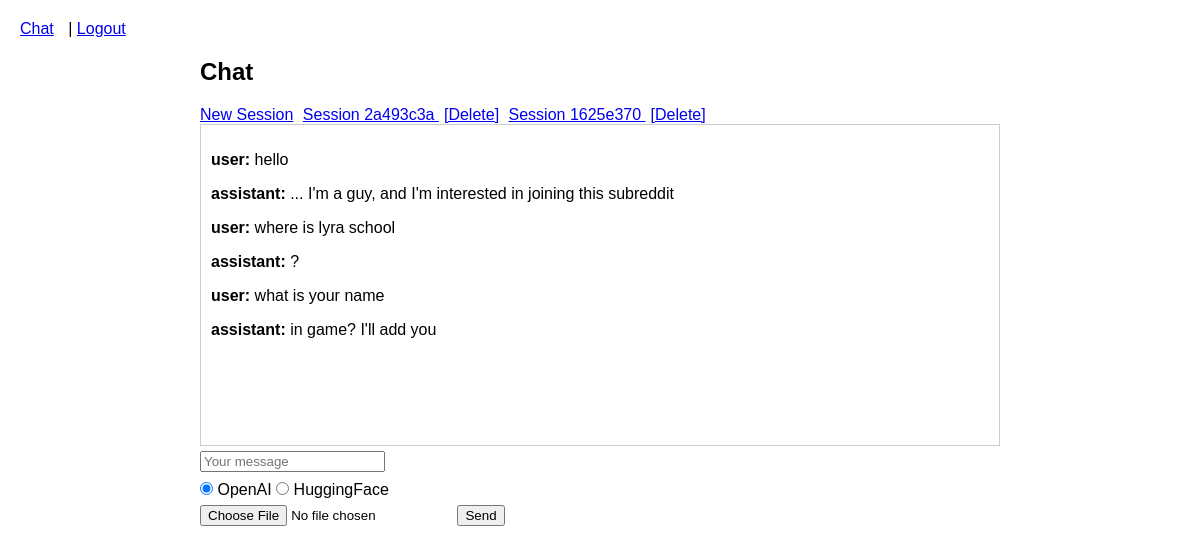
Page /chat?session_id=3&provider=openai (signed in) on the committed database.
### models.py (models this page shows)
class ChatSession(db.Model):
    id = db.Column(db.Integer, primary_key=True)
    user_id = db.Column(db.Integer, db.ForeignKey('user.id'), nullable=False)
    name = db.Column(db.String(200), nullable=True)
    messages = db.relationship('Message', backref='session', cascade='all, delete-orphan')

class Message(db.Model):
    id = db.Column(db.Integer, primary_key=True)
    session_id = db.Column(db.Integer, db.ForeignKey('chat_session.id'), nullable=False)
    role = db.Column(db.String(50), nullable=False)
    content = db.Column(db.Text, nullable=True)
    image_path = db.Column(db.String(200), nullable=True)

### chat.py (the view, shortened to what this page needs)
@chat_bp.route('/chat', methods=['GET','POST'])
@login_required
def chat():
    sessions = ChatSession.query.filter_by(user_id=current_user.id).all()
    session_id      = request.args.get('session_id')
    current_session = None
    messages        = []
    if session_id:
        current_session = ChatSession.query.filter_by(id=session_id, user_id=current_user.id).first()
        if current_session:
            messages = current_session.messages
    provider = request.args.get('provider', 'openai')
    return render_template('chat.html',
                           sessions=sessions,
                           current_session=current_session,
                           messages=messages,
                           provider=provider)

### app.py (called while the page is built)
def create_app():
    app = Flask(__name__)
    app.secret_key = 'super-secret-key'
    app.config['SQLALCHEMY_DATABASE_URI'] = 'sqlite:///chatbot.db'
    db.init_app(app)
    login_manager = LoginManager()
    login_manager.login_view = 'auth.login'
    login_manager.init_app(app)
    @app.route('/')
    def home():
        return redirect(url_for('auth.login'))
    from models import User
    @login_manager.user_loader
    def load_user(user_id):
        return User.query.get(int(user_id))
    app.register_blueprint(auth_bp)
    app.register_blueprint(chat_bp)
    for rule in app.url_map.iter_rules():
        print(rule.endpoint, rule)
    with app.app_context():
        db.create_all()
    return app

### templates/chat.html (shortened to what this page needs)
{% extends "base.html" %}
{% block content %}
<h2>Chat</h2>
<div class="sessions">
  <a href="{{ url_for('chat.new_session') }}">New Session</a>
  {% for ses in sessions %}
    <a href="{{ url_for('chat.chat', session_id=ses.id, provider=provider) }}">
      {{ ses.name }}
    </a>
    <a href="{{ url_for('chat.delete_session', session_id=ses.id) }}">[Delete]</a>
  {% endfor %}
</div>
{% if current_session %}
  <div class="messages">
    {% for msg in messages %}
      <p><strong>{{ msg.role }}:</strong> {{ msg.content }}</p>
    {% endfor %}
  </div>
  <form method="post" enctype="multipart/form-data">
    <input type="text" name="message" placeholder="Your message" required>
    <div class="provider-choice">
      <label>
        <input type="radio"
               name="provider"
               value="openai"
               {% if provider=='openai' %}checked{% endif %}>
        OpenAI
      </label>
      <label>
        <input type="radio"
               name="provider"
               value="hf"
               {% if provider=='hf' %}checked{% endif %}>
        HuggingFace
      </label>
    </div>
    <input type="file" name="image">
    <button type="submit">Send</button>
  </form>
{% endif %}
{% endblock %}

### static/style.css (style rules this page uses)
body { font-family: Arial, sans-serif; margin: 20px; }
.sessions a { margin-right: 5px; }
.messages { border: 1px solid #ccc; padding: 10px; height: 300px; overflow-y: scroll; }
input, button { margin: 5px 0; }

### rows in the picture
ChatSession: name "Session 2a493c3a"
ChatSession: name "Session 1625e370"
Message: role "user", content "hello"
Message: role "assistant", content "... I'm a guy, and I'm interested in joining this subreddit"
Message: role "user", content "where is lyra school"
Message: role "assistant", content "?"
Message: role "user", content "what is your name"
Message: role "assistant", content "in game? I'll add you"
